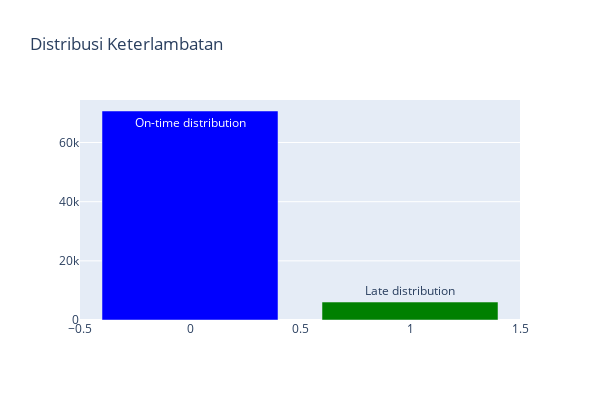

The cell this chart's notebook holds for it:
### Markdown cell above
Langkah pertama dalam analisis ini adalah memeriksa distribusi data keterlambatan pengiriman. Grafik awal menunjukkan bahwa jumlah pengiriman yang tepat waktu (on-time) secara signifikan lebih tinggi dibandingkan dengan jumlah pengiriman yang terlambat. Hal ini mengindikasikan bahwa meskipun ada beberapa kasus keterlambatan, mayoritas pengiriman berlangsung sesuai dengan jadwal yang ditentukan.

### Code cell
data = [go.Bar(
            x = df["is_late"].value_counts().index.values,
            y = df["is_late"].value_counts().values,
            text=['On-time distribution', 'Late distribution'],
            marker=dict(color=['blue', 'green'])
    )]

layout = go.Layout(
    title='Distribusi Keterlambatan',
    width=600,  # Lebar grafik dalam piksel
    height=400  # Tinggi grafik dalam piksel
)

fig = go.Figure(data=data, layout=layout)

py.iplot(fig, filename='basic-bar')

### Figure 1 — Plotly figure (JSON) as saved in the notebook; plotly's stock layout.template omitted (floating-point values rounded to 4 significant figures)
{"data": [{"marker": {"color": ["blue", "green"]}, "text": ["On-time distribution", "Late distribution"], "type": "bar", "x": [0, 1], "y": [70655, 6070]}], "layout": {"height": 400, "title": {"text": "Distribusi Keterlambatan"}, "width": 600}}
